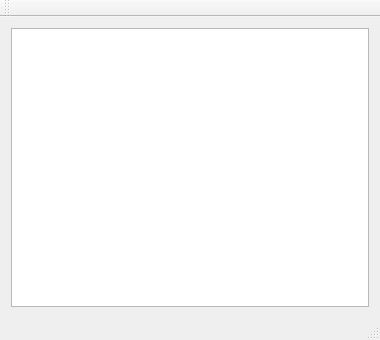
<?xml version="1.0" encoding="UTF-8"?>
<ui version="4.0">
 <class>MainWindow</class>
 <widget class="QMainWindow" name="MainWindow">
  <property name="geometry">
   <rect>
    <x>0</x>
    <y>0</y>
    <width>380</width>
    <height>340</height>
   </rect>
  </property>
  <property name="windowTitle">
   <string>MainWindow</string>
  </property>
  <widget class="QWidget" name="centralWidget">
   <layout class="QHBoxLayout" name="horizontalLayout">
    <item>
     <widget class="QGraphicsView" name="graphicsView"/>
    </item>
   </layout>
  </widget>
  <widget class="QMenuBar" name="menuBar">
   <property name="geometry">
    <rect>
     <x>0</x>
     <y>0</y>
     <width>380</width>
     <height>20</height>
    </rect>
   </property>
  </widget>
  <widget class="QToolBar" name="mainToolBar">
   <attribute name="toolBarArea">
    <enum>TopToolBarArea</enum>
   </attribute>
   <attribute name="toolBarBreak">
    <bool>false</bool>
   </attribute>
  </widget>
  <widget class="QStatusBar" name="statusBar"/>
 </widget>
 <layoutdefault spacing="6" margin="11"/>
 <resources/>
 <connections/>
</ui>
